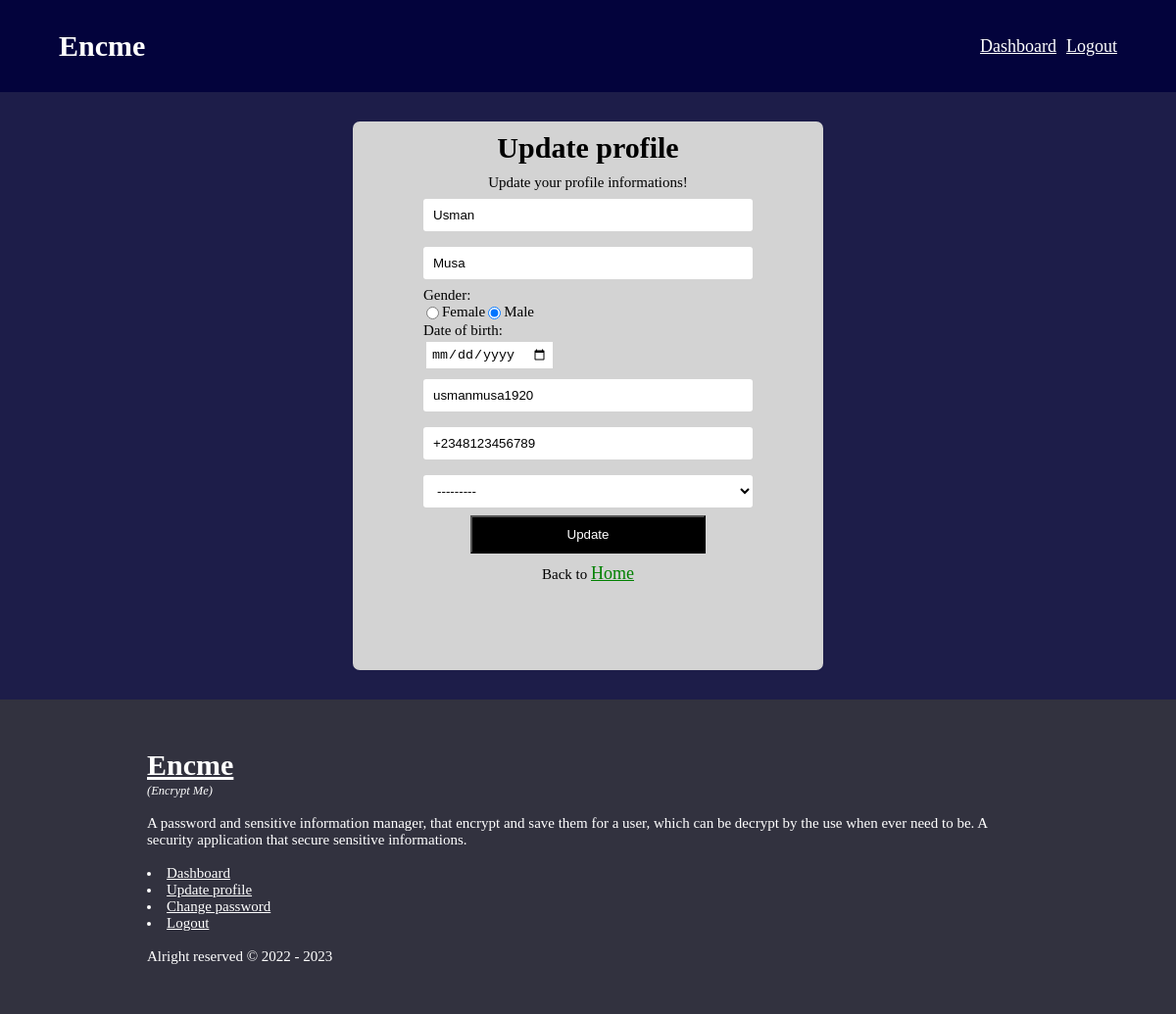
Before: /update/profile/ (signed in) with the older database file.
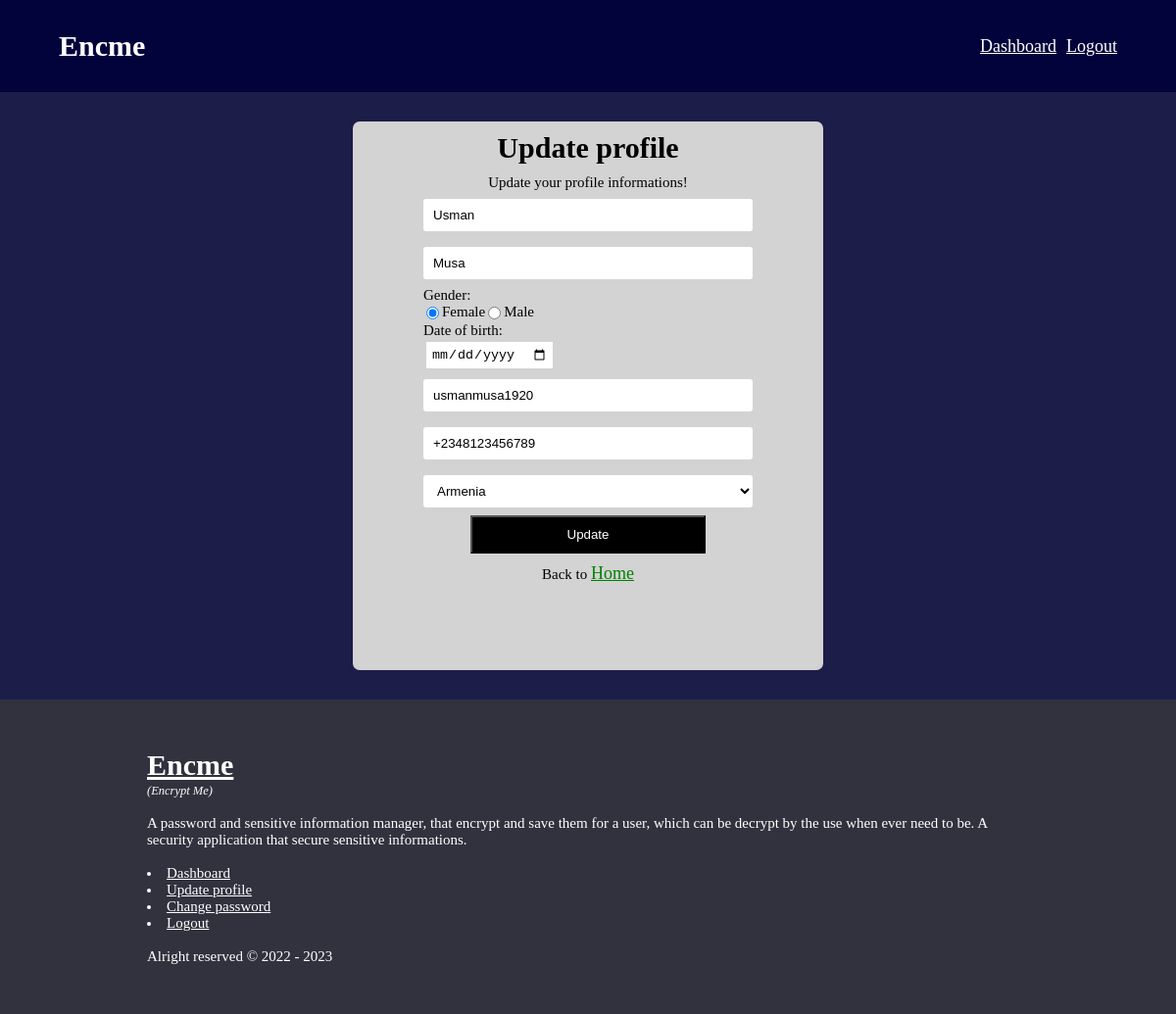
After: the same page with the newer database file.
### account/models.py (models this page shows, shortened)
class UserAccount(AbstractBaseUser):
    first_name = models.CharField(max_length=100, unique=False)
    last_name = models.CharField(max_length=100, unique=False)
    GENDER_CHOICES = [('female', 'Female'), ('male', 'Male'),]
    gender = models.CharField(
        max_length=100, default='male', choices=GENDER_CHOICES)
    date_of_birth = models.DateField(max_length=100, blank=True, null=True)
    username = models.CharField(max_length=255, unique=False)
    email = models.EmailField(max_length=255, unique=True)
    phone_number = PhoneNumberField(max_length=100, unique=False)
    country = CountryField(max_length=100, blank_label='Select your country',)
    date_joined = models.DateTimeField(default=timezone.now) # date_joined (not editable)
    last_modified = models.DateTimeField(auto_now=True) # last modified (not editable)
    """
    `date_joined` above is not editable, also
    `last_modified` above is not editable too! but,

    the default `last_login` for users is editable, like wise
    the `pub_date` below is editable

    pub_date = models.DateTimeField(default=timezone.now) # (editable)
    """
    passcode_hash = models.TextField(blank=True, null=True)
    is_active = models.BooleanField(default=True)
    is_staff = models.BooleanField(default=False)
    is_superuser = models.BooleanField(default=False)
    objects = UserAccountManager()
    USERNAME_FIELD = 'email'
    REQUIRED_FIELDS = ['username', 'first_name', 'last_name', 'phone_number']

### account/views.py (the view)
@login_required
def update_profile(request):
    if request.method == 'POST':
        form = UpdateForm(request.POST, instance=request.user)
        if form.is_valid():
            form.save()
            messages.success(request, f'Your profile is updated!')
            return redirect('secureapp:home')
    else:
        form = UpdateForm(instance=request.user)
    context = {
        'form': form,
        'the_year': THIS_YEARE,
    }
    return render(request, 'account/update_profile.html', context)

### account/forms.py
class UpdateForm(forms.ModelForm):
    class Meta:
        model = User
        fields = ['first_name', 'last_name', 'gender', 'date_of_birth', 'username', 'phone_number', 'country']

### templates/account/update_profile.html (shortened to what this page needs)
{% extends 'secureapp/base_2.html' %}
{% load static %}
{% block head %}
  <link rel="stylesheet" href="{% static 'css/auth.css' %}">
{% endblock head %}
{% block form %}
  <form method="post">
    <h1>Update profile</h1>
    <p>Update your profile informations!</p>
    {% if form.first_name.value == None or form.first_name.value == '' %}
      <input type="text" name="first_name" placeholder="First name" class="input" maxlength="70" required>
    {% else %}
      <input type="text" name="first_name" placeholder="First name" value="{{form.instance.first_name}}" class="input" maxlength="70" required>
    {% endif %}
    {% if form.last_name.value == None or form.last_name.value == '' %}
      <input type="text" name="last_name" placeholder="Last name" class="input" maxlength="70" required>
    {% else %}
      <input type="text" name="last_name" placeholder="Last name" value="{{form.instance.last_name}}" class="input" maxlength="70" required>
    {% endif %}
    <span>Gender:</span>
    <div class="radio">
      {% if form.instance.gender == 'male' %}
        <input type="radio" name="gender" value="female" required> Female
        <input type="radio" name="gender" value="male" checked required> Male
      {% elif form.instance.gender == 'female' %}
        <input type="radio" name="gender" value="female" checked required> Female
        <input type="radio" name="gender" value="male"  required> Male
      {% else %}
        <input type="radio" name="gender" value="female" required> Female
        <input type="radio" name="gender" value="male"  required> Male
      {% endif %}
    </div>
    <span>Date of birth:</span>
    <div class="calender">
      <input type="date" name="date_of_birth" required>
    </div>
    {% if form.username.value == None or form.username.value == '' %}
      <input type="text" name="username" placeholder="Username" class="input" required>
    {% else %}
      <input type="text" name="username" placeholder="Username" value="{{form.instance.username}}" class="input" required>
    {% endif %}
    {% if form.phone_number.value == None or form.phone_number.value == '' %}
      <input type="text" name="phone_number" placeholder="Phone number (e.g +12125552368)" class="input" required>
    {% else %}
      <input type="text" name="phone_number" placeholder="Phone number (e.g +12125552368)" value="{{form.instance.phone_number}}" class="input" required>
    {% endif %}
    {{form.country}}
    <button type="submit">Update</button>
    <p>Back to <a href="{% url 'secureapp:home' %}">Home</a></p>
  </form>
{% endblock form %}

Changed rows visible on the page:
changed UserAccount "Usman": country "---------" → "Armenia"
Other visible differences:
form field gender: (not shown) → "☑"
form field gender: (not shown) → "☐"
form field gender: "☐" → (not shown)
form field gender: "☑" → (not shown)
